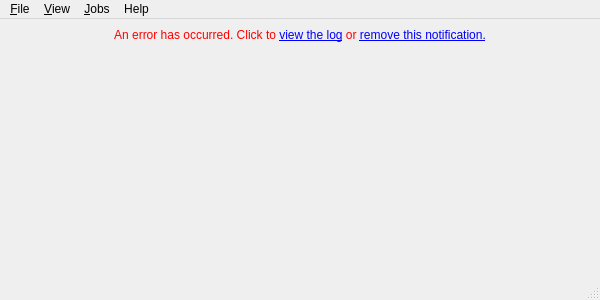
<?xml version="1.0" encoding="UTF-8"?>
<ui version="4.0">
 <class>MainWindow</class>
 <widget class="QMainWindow" name="MainWindow">
  <property name="geometry">
   <rect>
    <x>0</x>
    <y>0</y>
    <width>600</width>
    <height>300</height>
   </rect>
  </property>
  <property name="windowTitle">
   <string>MoleQueue</string>
  </property>
  <widget class="QWidget" name="centralwidget">
   <layout class="QVBoxLayout" name="verticalLayout">
    <item>
     <widget class="QLabel" name="errorNotificationLabel">
      <property name="sizePolicy">
       <sizepolicy hsizetype="Preferred" vsizetype="Maximum">
        <horstretch>0</horstretch>
        <verstretch>0</verstretch>
       </sizepolicy>
      </property>
      <property name="text">
       <string>&lt;html&gt;&lt;head/&gt;&lt;body&gt;&lt;p&gt;&lt;span style=&quot; color:#ff0000;&quot;&gt;An error has occurred. Click to &lt;a href=&quot;viewLog&quot;&gt;view the log&lt;/a&gt; or &lt;a href=&quot;clearError&quot;&gt;remove this notification.&lt;/a&gt;&lt;/span&gt;&lt;/p&gt;&lt;/body&gt;&lt;/html&gt;</string>
      </property>
      <property name="alignment">
       <set>Qt::AlignCenter</set>
      </property>
     </widget>
    </item>
    <item>
     <widget class="MoleQueue::JobTableWidget" name="jobTableWidget" native="true"/>
    </item>
   </layout>
  </widget>
  <widget class="QMenuBar" name="menubar">
   <property name="geometry">
    <rect>
     <x>0</x>
     <y>0</y>
     <width>600</width>
     <height>23</height>
    </rect>
   </property>
   <widget class="QMenu" name="fileMenu">
    <property name="title">
     <string>&amp;File</string>
    </property>
    <addaction name="actionQueueManager"/>
    <addaction name="actionOpenWithManager"/>
    <addaction name="actionShowLog"/>
    <addaction name="actionUpdateRemoteQueues"/>
    <addaction name="actionQuit"/>
   </widget>
   <widget class="QMenu" name="menuView">
    <property name="title">
     <string>&amp;View</string>
    </property>
    <addaction name="actionViewJobFilter"/>
    <addaction name="actionAdvancedJobFilters"/>
   </widget>
   <widget class="QMenu" name="menuJobs">
    <property name="title">
     <string>&amp;Jobs</string>
    </property>
    <addaction name="actionClearFinishedJobs"/>
    <addaction name="separator"/>
   </widget>
   <widget class="QMenu" name="menuHelp">
    <property name="title">
     <string>Help</string>
    </property>
    <addaction name="actionAbout"/>
   </widget>
   <addaction name="fileMenu"/>
   <addaction name="menuView"/>
   <addaction name="menuJobs"/>
   <addaction name="menuHelp"/>
  </widget>
  <widget class="QStatusBar" name="statusbar"/>
  <action name="actionQuit">
   <property name="text">
    <string>&amp;Quit</string>
   </property>
   <property name="shortcut">
    <string>Ctrl+Q</string>
   </property>
  </action>
  <action name="actionMinimize">
   <property name="text">
    <string>Mi&amp;nimize</string>
   </property>
  </action>
  <action name="actionMaximize">
   <property name="text">
    <string>Ma&amp;ximize</string>
   </property>
  </action>
  <action name="actionRestore">
   <property name="text">
    <string>&amp;Restore</string>
   </property>
  </action>
  <action name="actionQueueManager">
   <property name="text">
    <string>Queue &amp;Manager</string>
   </property>
  </action>
  <action name="actionOpenWithManager">
   <property name="text">
    <string>&quot;Open With&quot; Manager...</string>
   </property>
   <property name="toolTip">
    <string>Configure &quot;Open with&quot; applications</string>
   </property>
  </action>
  <action name="actionShowLog">
   <property name="text">
    <string>Show &amp;Log</string>
   </property>
   <property name="shortcut">
    <string>Ctrl+L</string>
   </property>
  </action>
  <action name="actionUpdateRemoteQueues">
   <property name="text">
    <string>&amp;Update remote queues</string>
   </property>
   <property name="toolTip">
    <string>Update the status of jobs on remote queuing systems.</string>
   </property>
   <property name="shortcut">
    <string>Ctrl+R</string>
   </property>
  </action>
  <action name="actionViewJobFilter">
   <property name="checkable">
    <bool>true</bool>
   </property>
   <property name="text">
    <string>Job &amp;Filter</string>
   </property>
   <property name="toolTip">
    <string>Show Job Filter</string>
   </property>
   <property name="shortcut">
    <string>Ctrl+F</string>
   </property>
  </action>
  <action name="actionClearFinishedJobs">
   <property name="text">
    <string>Clear &amp;Finished Jobs</string>
   </property>
   <property name="toolTip">
    <string>Clear finished jobs from MoleQueue</string>
   </property>
  </action>
  <action name="actionAdvancedJobFilters">
   <property name="text">
    <string>Ad&amp;vanced Job Filters...</string>
   </property>
   <property name="toolTip">
    <string>Show advance job filtering options</string>
   </property>
  </action>
  <action name="actionAbout">
   <property name="text">
    <string>About</string>
   </property>
  </action>
 </widget>
 <customwidgets>
  <customwidget>
   <class>MoleQueue::JobTableWidget</class>
   <extends>QWidget</extends>
   <header>jobtablewidget.h</header>
   <container>1</container>
  </customwidget>
 </customwidgets>
 <resources/>
 <connections/>
</ui>
